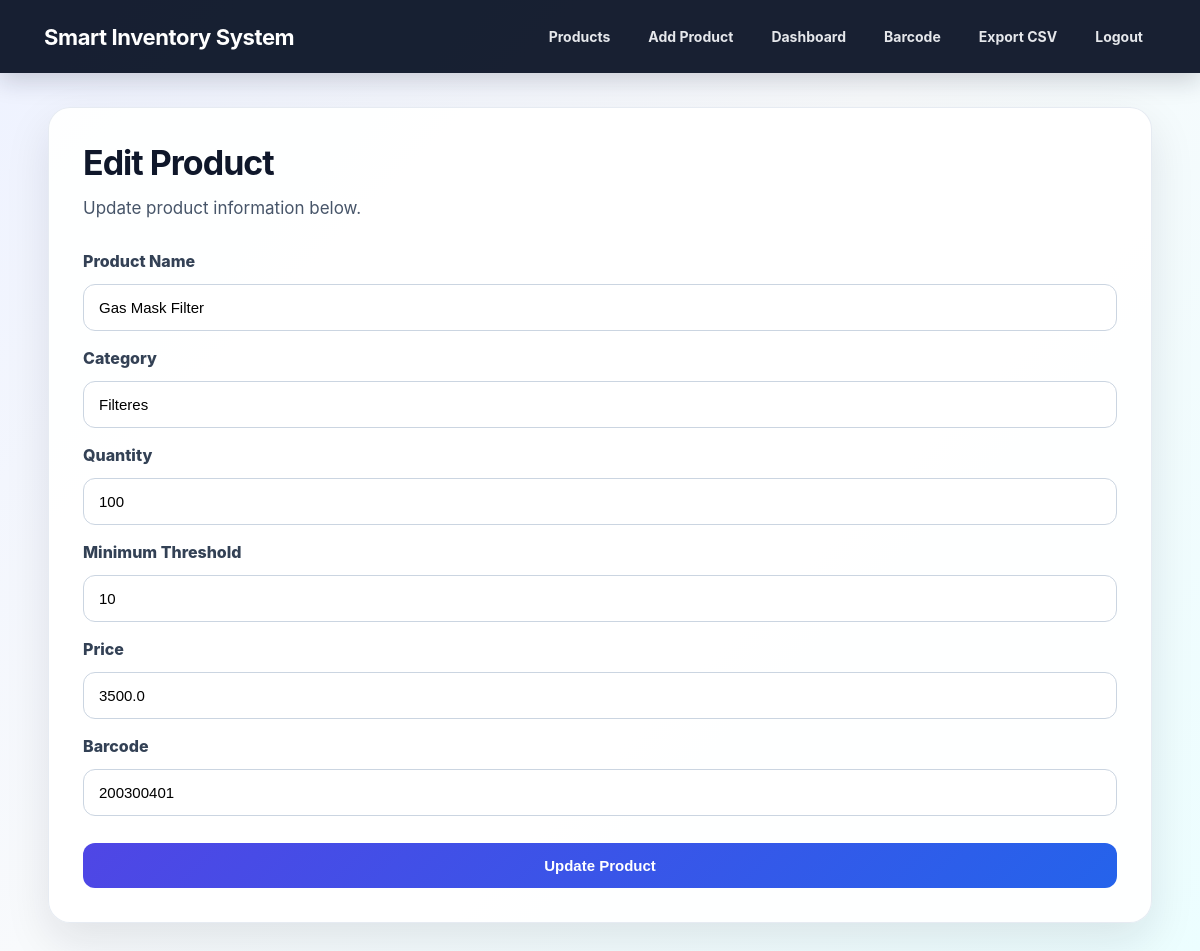
/edit/3 (signed in), run on the app's committed database.
### tables this page shows
CREATE TABLE products (
            id INTEGER PRIMARY KEY AUTOINCREMENT,
            name TEXT NOT NULL,
            category TEXT NOT NULL,
            quantity INTEGER NOT NULL,
            threshold INTEGER NOT NULL,
            price REAL NOT NULL,
            barcode TEXT UNIQUE
        );

### app.py (the view, shortened to what this page needs)
@app.route("/edit/<int:product_id>", methods=["GET", "POST"])
@login_required
def edit_product(product_id):
    connection = get_db_connection()
    product = connection.execute(
        "SELECT * FROM products WHERE id = ?",
        (product_id,)
    ).fetchone()
    if product is None:
        connection.close()
        return "Product not found", 404
    connection.close()
    return render_template("edit_product.html", product=product)

### app.py (called while the page is built)
def get_db_connection():
    connection = sqlite3.connect(DATABASE)
    connection.row_factory = sqlite3.Row
    return connection

def login_required(route_function):
    @wraps(route_function)
    def wrapper(*args, **kwargs):
        if "user_id" not in session:
            flash("Please log in to access the inventory system.", "error")
            return redirect(url_for("login"))
        return route_function(*args, **kwargs)
    return wrapper

### templates/edit_product.html
{% extends "base.html" %}
{% block content %}
<div class="hero">
    <h1>Edit Product</h1>
    <p>Update product information below.</p>
    <form method="POST" class="form-card">
        <label>Product Name</label>
        <input type="text" name="name" value="{{ product['name'] }}" required>
        <label>Category</label>
        <input type="text" name="category" value="{{ product['category'] }}" required>
        <label>Quantity</label>
        <input type="number" name="quantity" value="{{ product['quantity'] }}" required>
        <label>Minimum Threshold</label>
        <input type="number" name="threshold" value="{{ product['threshold'] }}" required>
        <label>Price</label>
        <input type="number" step="0.01" name="price" value="{{ product['price'] }}" required>
        <label>Barcode</label>
        <input type="text" name="barcode" value="{{ product['barcode'] }}">
        <button type="submit" class="btn">Update Product</button>
    </form>
</div>
{% endblock %}

### static/style.css (style rules this page uses)
* { margin: 0; padding: 0; box-sizing: border-box; }
body { font-family: -apple-system, BlinkMacSystemFont, "Segoe UI", Arial, sans-serif; background: linear-gradient(135deg, #eef2ff 0%, #f8fafc 45%, #ecfeff 100%); color: #111827; min-height: 100vh; }
.hero { background: rgba(255, 255, 255, 0.92); padding: 34px; border-radius: 22px; box-shadow: 0 18px 45px rgba(15, 23, 42, 0.10); border: 1px solid rgba(226, 232, 240, 0.85); }
.hero h1 { margin-bottom: 12px; color: #0f172a; font-size: 34px; letter-spacing: -1px; }
.hero p { font-size: 17px; color: #475569; line-height: 1.55; }
.form-card { margin-top: 26px; display: grid; gap: 13px; }
.form-card label { font-weight: 800; color: #334155; margin-top: 4px; }
.form-card input { padding: 14px 15px; border: 1px solid #cbd5e1; border-radius: 12px; font-size: 15px; background: #ffffff; transition: 0.2s ease; }
.btn { margin-top: 14px; background: linear-gradient(135deg, #4f46e5, #2563eb); color: white; border: none; padding: 14px 20px; border-radius: 12px; font-size: 15px; font-weight: 800; cursor: pointer; transition: 0.2s ease; text-decoration: none; display: inline-block; }

### data on the page
products: name "Gas Mask Filter", category "Filteres", quantity "100", threshold "10", price "3500.0", barcode "200300401"
